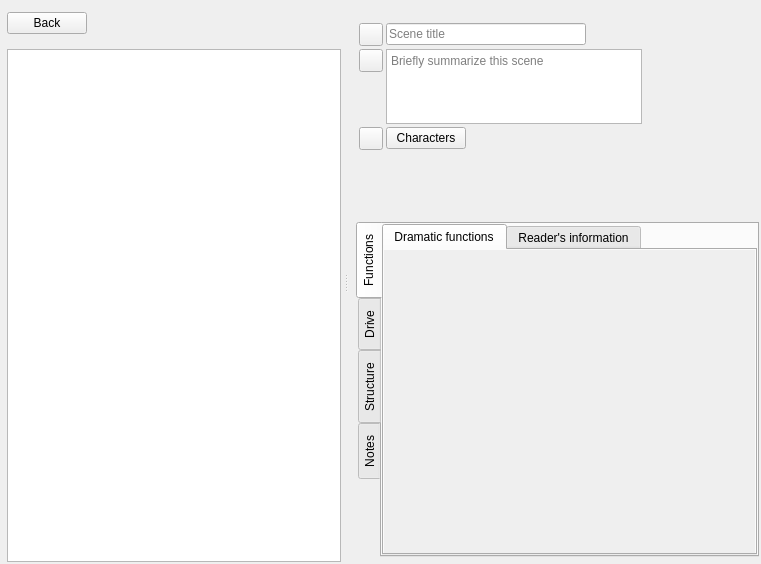
<?xml version="1.0" encoding="UTF-8"?>
<ui version="4.0">
 <class>SceneEditor</class>
 <widget class="QWidget" name="SceneEditor">
  <property name="geometry">
   <rect>
    <x>0</x>
    <y>0</y>
    <width>761</width>
    <height>564</height>
   </rect>
  </property>
  <property name="windowTitle">
   <string>Form</string>
  </property>
  <layout class="QVBoxLayout" name="verticalLayout_18">
   <property name="spacing">
    <number>10</number>
   </property>
   <property name="leftMargin">
    <number>7</number>
   </property>
   <property name="topMargin">
    <number>2</number>
   </property>
   <property name="rightMargin">
    <number>2</number>
   </property>
   <property name="bottomMargin">
    <number>2</number>
   </property>
   <item>
    <widget class="QSplitter" name="splitter">
     <property name="orientation">
      <enum>Qt::Horizontal</enum>
     </property>
     <property name="handleWidth">
      <number>10</number>
     </property>
     <property name="childrenCollapsible">
      <bool>false</bool>
     </property>
     <property name="framed" stdset="0">
      <bool>true</bool>
     </property>
     <widget class="QWidget" name="wdgSidebar" native="true">
      <layout class="QVBoxLayout" name="verticalLayout">
       <property name="spacing">
        <number>0</number>
       </property>
       <property name="topMargin">
        <number>1</number>
       </property>
       <item>
        <layout class="QHBoxLayout" name="horizontalLayout_8">
         <property name="leftMargin">
          <number>0</number>
         </property>
         <property name="topMargin">
          <number>9</number>
         </property>
         <property name="bottomMargin">
          <number>15</number>
         </property>
         <item alignment="Qt::AlignLeft">
          <widget class="ReturnButton" name="btnClose">
           <property name="sizePolicy">
            <sizepolicy hsizetype="Fixed" vsizetype="Fixed">
             <horstretch>0</horstretch>
             <verstretch>0</verstretch>
            </sizepolicy>
           </property>
           <property name="maximumSize">
            <size>
             <width>100</width>
             <height>16777215</height>
            </size>
           </property>
           <property name="cursor">
            <cursorShape>PointingHandCursor</cursorShape>
           </property>
           <property name="focusPolicy">
            <enum>Qt::ClickFocus</enum>
           </property>
           <property name="toolTip">
            <string>Go back</string>
           </property>
           <property name="text">
            <string>Back</string>
           </property>
           <property name="shortcut">
            <string>Return</string>
           </property>
          </widget>
         </item>
         <item>
          <spacer name="horizontalSpacer_7">
           <property name="orientation">
            <enum>Qt::Horizontal</enum>
           </property>
           <property name="sizeType">
            <enum>QSizePolicy::Preferred</enum>
           </property>
           <property name="sizeHint" stdset="0">
            <size>
             <width>40</width>
             <height>20</height>
            </size>
           </property>
          </spacer>
         </item>
        </layout>
       </item>
       <item>
        <widget class="ScenesTreeView" name="treeScenes">
         <property name="sizePolicy">
          <sizepolicy hsizetype="Preferred" vsizetype="Expanding">
           <horstretch>0</horstretch>
           <verstretch>0</verstretch>
          </sizepolicy>
         </property>
         <property name="focusPolicy">
          <enum>Qt::ClickFocus</enum>
         </property>
        </widget>
       </item>
      </layout>
     </widget>
     <widget class="QWidget" name="wdgEditor" native="true">
      <layout class="QVBoxLayout" name="verticalLayout_3">
       <property name="spacing">
        <number>0</number>
       </property>
       <property name="leftMargin">
        <number>5</number>
       </property>
       <property name="topMargin">
        <number>20</number>
       </property>
       <property name="bottomMargin">
        <number>5</number>
       </property>
       <item>
        <widget class="QWidget" name="wdgTop" native="true">
         <property name="sizePolicy">
          <sizepolicy hsizetype="Preferred" vsizetype="Maximum">
           <horstretch>0</horstretch>
           <verstretch>0</verstretch>
          </sizepolicy>
         </property>
         <layout class="QHBoxLayout" name="horizontalLayout_5">
          <property name="spacing">
           <number>2</number>
          </property>
          <property name="leftMargin">
           <number>1</number>
          </property>
          <property name="topMargin">
           <number>1</number>
          </property>
          <property name="rightMargin">
           <number>1</number>
          </property>
          <property name="bottomMargin">
           <number>1</number>
          </property>
          <item alignment="Qt::AlignTop">
           <widget class="CharacterAvatar" name="wdgPov" native="true"/>
          </item>
          <item>
           <widget class="QWidget" name="wdgTitleSynopsis" native="true">
            <layout class="QVBoxLayout" name="verticalLayout_2">
             <property name="spacing">
              <number>3</number>
             </property>
             <item>
              <layout class="QHBoxLayout" name="horizontalLayout_6">
               <property name="spacing">
                <number>3</number>
               </property>
               <item>
                <widget class="QToolButton" name="iconTitle">
                 <property name="text">
                  <string/>
                 </property>
                 <property name="transparent" stdset="0">
                  <bool>true</bool>
                 </property>
                </widget>
               </item>
               <item>
                <widget class="QLineEdit" name="lineTitle">
                 <property name="minimumSize">
                  <size>
                   <width>200</width>
                   <height>0</height>
                  </size>
                 </property>
                 <property name="maximumSize">
                  <size>
                   <width>250</width>
                   <height>16777215</height>
                  </size>
                 </property>
                 <property name="placeholderText">
                  <string>Scene title</string>
                 </property>
                 <property name="white-bg" stdset="0">
                  <bool>true</bool>
                 </property>
                 <property name="rounded" stdset="0">
                  <bool>true</bool>
                 </property>
                </widget>
               </item>
               <item>
                <spacer name="horizontalSpacer">
                 <property name="orientation">
                  <enum>Qt::Horizontal</enum>
                 </property>
                 <property name="sizeType">
                  <enum>QSizePolicy::MinimumExpanding</enum>
                 </property>
                 <property name="sizeHint" stdset="0">
                  <size>
                   <width>20</width>
                   <height>20</height>
                  </size>
                 </property>
                </spacer>
               </item>
              </layout>
             </item>
             <item>
              <layout class="QHBoxLayout" name="horizontalLayout_11">
               <property name="spacing">
                <number>3</number>
               </property>
               <item alignment="Qt::AlignTop">
                <widget class="QToolButton" name="iconSynopsis">
                 <property name="text">
                  <string/>
                 </property>
                 <property name="transparent" stdset="0">
                  <bool>true</bool>
                 </property>
                </widget>
               </item>
               <item alignment="Qt::AlignLeft|Qt::AlignTop">
                <widget class="QTextEdit" name="textSynopsis">
                 <property name="sizePolicy">
                  <sizepolicy hsizetype="Expanding" vsizetype="Preferred">
                   <horstretch>0</horstretch>
                   <verstretch>0</verstretch>
                  </sizepolicy>
                 </property>
                 <property name="minimumSize">
                  <size>
                   <width>200</width>
                   <height>75</height>
                  </size>
                 </property>
                 <property name="maximumSize">
                  <size>
                   <width>260</width>
                   <height>75</height>
                  </size>
                 </property>
                 <property name="verticalScrollBarPolicy">
                  <enum>Qt::ScrollBarAlwaysOff</enum>
                 </property>
                 <property name="horizontalScrollBarPolicy">
                  <enum>Qt::ScrollBarAlwaysOff</enum>
                 </property>
                 <property name="autoFormatting">
                  <set>QTextEdit::AutoBulletList</set>
                 </property>
                 <property name="tabChangesFocus">
                  <bool>true</bool>
                 </property>
                 <property name="placeholderText">
                  <string>Briefly summarize this scene</string>
                 </property>
                 <property name="rounded" stdset="0">
                  <bool>true</bool>
                 </property>
                 <property name="white-bg" stdset="0">
                  <bool>true</bool>
                 </property>
                </widget>
               </item>
               <item>
                <spacer name="horizontalSpacer_3">
                 <property name="orientation">
                  <enum>Qt::Horizontal</enum>
                 </property>
                 <property name="sizeType">
                  <enum>QSizePolicy::MinimumExpanding</enum>
                 </property>
                 <property name="sizeHint" stdset="0">
                  <size>
                   <width>20</width>
                   <height>20</height>
                  </size>
                 </property>
                </spacer>
               </item>
              </layout>
             </item>
             <item>
              <widget class="QWidget" name="wdgCharactersContainer" native="true">
               <layout class="QVBoxLayout" name="verticalLayout_12">
                <item alignment="Qt::AlignTop">
                 <widget class="QWidget" name="widget" native="true">
                  <property name="sizePolicy">
                   <sizepolicy hsizetype="Preferred" vsizetype="Maximum">
                    <horstretch>0</horstretch>
                    <verstretch>0</verstretch>
                   </sizepolicy>
                  </property>
                  <layout class="QHBoxLayout" name="horizontalLayout">
                   <property name="spacing">
                    <number>3</number>
                   </property>
                   <property name="leftMargin">
                    <number>0</number>
                   </property>
                   <property name="topMargin">
                    <number>0</number>
                   </property>
                   <property name="rightMargin">
                    <number>0</number>
                   </property>
                   <property name="bottomMargin">
                    <number>0</number>
                   </property>
                   <item>
                    <widget class="QToolButton" name="iconCharacters">
                     <property name="text">
                      <string/>
                     </property>
                     <property name="transparent" stdset="0">
                      <bool>true</bool>
                     </property>
                    </widget>
                   </item>
                   <item alignment="Qt::AlignTop">
                    <widget class="QPushButton" name="btnStageCharacterLabel">
                     <property name="cursor">
                      <cursorShape>PointingHandCursor</cursorShape>
                     </property>
                     <property name="text">
                      <string>Characters</string>
                     </property>
                     <property name="transparent" stdset="0">
                      <bool>true</bool>
                     </property>
                    </widget>
                   </item>
                   <item>
                    <spacer name="horizontalSpacer_6">
                     <property name="orientation">
                      <enum>Qt::Horizontal</enum>
                     </property>
                     <property name="sizeHint" stdset="0">
                      <size>
                       <width>40</width>
                       <height>20</height>
                      </size>
                     </property>
                    </spacer>
                   </item>
                  </layout>
                 </widget>
                </item>
                <item>
                 <widget class="QWidget" name="widget_2" native="true">
                  <layout class="QHBoxLayout" name="horizontalLayout_3">
                   <property name="spacing">
                    <number>0</number>
                   </property>
                   <property name="leftMargin">
                    <number>24</number>
                   </property>
                   <property name="topMargin">
                    <number>0</number>
                   </property>
                   <property name="rightMargin">
                    <number>0</number>
                   </property>
                   <property name="bottomMargin">
                    <number>0</number>
                   </property>
                   <item>
                    <widget class="LabelsWidget" name="wdgCharacters" native="true">
                     <property name="sizePolicy">
                      <sizepolicy hsizetype="Expanding" vsizetype="Maximum">
                       <horstretch>0</horstretch>
                       <verstretch>0</verstretch>
                      </sizepolicy>
                     </property>
                     <property name="minimumSize">
                      <size>
                       <width>0</width>
                       <height>45</height>
                      </size>
                     </property>
                    </widget>
                   </item>
                  </layout>
                 </widget>
                </item>
               </layout>
              </widget>
             </item>
            </layout>
           </widget>
          </item>
         </layout>
        </widget>
       </item>
       <item>
        <widget class="QWidget" name="wdgMidbar" native="true">
         <layout class="QHBoxLayout" name="horizontalLayout_2">
          <property name="spacing">
           <number>10</number>
          </property>
          <property name="leftMargin">
           <number>15</number>
          </property>
          <property name="topMargin">
           <number>1</number>
          </property>
          <property name="rightMargin">
           <number>0</number>
          </property>
          <property name="bottomMargin">
           <number>5</number>
          </property>
          <item>
           <widget class="QWidget" name="wdgStorylines" native="true"/>
          </item>
          <item>
           <spacer name="horizontalSpacer_2">
            <property name="orientation">
             <enum>Qt::Horizontal</enum>
            </property>
            <property name="sizeHint" stdset="0">
             <size>
              <width>40</width>
              <height>20</height>
             </size>
            </property>
           </spacer>
          </item>
         </layout>
        </widget>
       </item>
       <item>
        <widget class="QStackedWidget" name="stackedWidget">
         <widget class="QWidget" name="pageEditor">
          <layout class="QVBoxLayout" name="verticalLayout_4">
           <property name="spacing">
            <number>0</number>
           </property>
           <property name="leftMargin">
            <number>0</number>
           </property>
           <property name="topMargin">
            <number>0</number>
           </property>
           <property name="rightMargin">
            <number>0</number>
           </property>
           <property name="bottomMargin">
            <number>0</number>
           </property>
           <item>
            <widget class="QTabWidget" name="tabWidget">
             <property name="tabPosition">
              <enum>QTabWidget::West</enum>
             </property>
             <property name="currentIndex">
              <number>0</number>
             </property>
             <property name="transparent" stdset="0">
              <bool>true</bool>
             </property>
             <widget class="QWidget" name="tabFunctions">
              <property name="sizePolicy">
               <sizepolicy hsizetype="Preferred" vsizetype="Expanding">
                <horstretch>0</horstretch>
                <verstretch>0</verstretch>
               </sizepolicy>
              </property>
              <property name="relaxed-white-bg" stdset="0">
               <bool>false</bool>
              </property>
              <property name="bg" stdset="0">
               <bool>true</bool>
              </property>
              <attribute name="title">
               <string>Functions</string>
              </attribute>
              <layout class="QVBoxLayout" name="verticalLayout_17">
               <property name="spacing">
                <number>0</number>
               </property>
               <property name="leftMargin">
                <number>0</number>
               </property>
               <property name="topMargin">
                <number>0</number>
               </property>
               <property name="rightMargin">
                <number>0</number>
               </property>
               <property name="bottomMargin">
                <number>0</number>
               </property>
               <item>
                <widget class="QTabWidget" name="tabWidgetFunctions">
                 <property name="currentIndex">
                  <number>0</number>
                 </property>
                 <property name="centered" stdset="0">
                  <bool>true</bool>
                 </property>
                 <property name="transparent" stdset="0">
                  <bool>true</bool>
                 </property>
                 <widget class="QWidget" name="tabDramaticFunctions">
                  <attribute name="title">
                   <string>Dramatic functions</string>
                  </attribute>
                  <layout class="QVBoxLayout" name="verticalLayout_5">
                   <property name="spacing">
                    <number>0</number>
                   </property>
                   <property name="leftMargin">
                    <number>0</number>
                   </property>
                   <property name="topMargin">
                    <number>0</number>
                   </property>
                   <property name="rightMargin">
                    <number>0</number>
                   </property>
                   <property name="bottomMargin">
                    <number>0</number>
                   </property>
                   <item>
                    <widget class="QScrollArea" name="scrollArea">
                     <property name="frameShape">
                      <enum>QFrame::NoFrame</enum>
                     </property>
                     <property name="widgetResizable">
                      <bool>true</bool>
                     </property>
                     <widget class="QWidget" name="scrollAreaWidgetDramaticFunctions">
                      <property name="geometry">
                       <rect>
                        <x>0</x>
                        <y>0</y>
                        <width>367</width>
                        <height>257</height>
                       </rect>
                      </property>
                      <property name="muted-bg" stdset="0">
                       <bool>true</bool>
                      </property>
                      <layout class="QVBoxLayout" name="verticalLayout_16">
                       <property name="spacing">
                        <number>3</number>
                       </property>
                       <property name="leftMargin">
                        <number>2</number>
                       </property>
                       <property name="topMargin">
                        <number>2</number>
                       </property>
                       <property name="rightMargin">
                        <number>2</number>
                       </property>
                       <property name="bottomMargin">
                        <number>2</number>
                       </property>
                      </layout>
                     </widget>
                    </widget>
                   </item>
                  </layout>
                 </widget>
                 <widget class="QWidget" name="tabInformationFunctions">
                  <property name="muted-bg" stdset="0">
                   <bool>true</bool>
                  </property>
                  <attribute name="title">
                   <string>Reader's information</string>
                  </attribute>
                  <layout class="QVBoxLayout" name="verticalLayout_19"/>
                 </widget>
                </widget>
               </item>
              </layout>
             </widget>
             <widget class="QWidget" name="tabDrive">
              <property name="sizePolicy">
               <sizepolicy hsizetype="Preferred" vsizetype="Expanding">
                <horstretch>0</horstretch>
                <verstretch>0</verstretch>
               </sizepolicy>
              </property>
              <property name="relaxed-white-bg" stdset="0">
               <bool>true</bool>
              </property>
              <attribute name="title">
               <string>Drive</string>
              </attribute>
              <layout class="QVBoxLayout" name="verticalLayout_8">
               <property name="spacing">
                <number>0</number>
               </property>
               <property name="leftMargin">
                <number>0</number>
               </property>
               <property name="topMargin">
                <number>0</number>
               </property>
               <property name="rightMargin">
                <number>0</number>
               </property>
               <property name="bottomMargin">
                <number>0</number>
               </property>
               <item>
                <widget class="QTabWidget" name="tabWidgetDrive">
                 <property name="currentIndex">
                  <number>0</number>
                 </property>
                 <property name="centered" stdset="0">
                  <bool>true</bool>
                 </property>
                 <widget class="QWidget" name="tabAgency">
                  <property name="sizePolicy">
                   <sizepolicy hsizetype="Preferred" vsizetype="Expanding">
                    <horstretch>0</horstretch>
                    <verstretch>0</verstretch>
                   </sizepolicy>
                  </property>
                  <property name="relaxed-white-bg" stdset="0">
                   <bool>true</bool>
                  </property>
                  <attribute name="title">
                   <string>Character agency</string>
                  </attribute>
                  <layout class="QVBoxLayout" name="verticalLayout_13">
                   <property name="spacing">
                    <number>0</number>
                   </property>
                   <property name="leftMargin">
                    <number>0</number>
                   </property>
                   <property name="topMargin">
                    <number>0</number>
                   </property>
                   <property name="rightMargin">
                    <number>0</number>
                   </property>
                   <property name="bottomMargin">
                    <number>0</number>
                   </property>
                   <item>
                    <widget class="QScrollArea" name="scrollArea_2">
                     <property name="frameShape">
                      <enum>QFrame::NoFrame</enum>
                     </property>
                     <property name="widgetResizable">
                      <bool>true</bool>
                     </property>
                     <property name="relaxed-white-bg" stdset="0">
                      <bool>false</bool>
                     </property>
                     <widget class="QWidget" name="scrollAgency">
                      <property name="geometry">
                       <rect>
                        <x>0</x>
                        <y>0</y>
                        <width>367</width>
                        <height>257</height>
                       </rect>
                      </property>
                      <property name="relaxed-white" stdset="0">
                       <bool>true</bool>
                      </property>
                      <property name="relaxed-white-bg" stdset="0">
                       <bool>true</bool>
                      </property>
                      <layout class="QVBoxLayout" name="verticalLayout_9"/>
                     </widget>
                    </widget>
                   </item>
                  </layout>
                 </widget>
                 <widget class="QWidget" name="tabCuriosity">
                  <property name="sizePolicy">
                   <sizepolicy hsizetype="Preferred" vsizetype="Expanding">
                    <horstretch>0</horstretch>
                    <verstretch>0</verstretch>
                   </sizepolicy>
                  </property>
                  <property name="relaxed-white-bg" stdset="0">
                   <bool>true</bool>
                  </property>
                  <attribute name="title">
                   <string>Reader's curiosity</string>
                  </attribute>
                  <layout class="QVBoxLayout" name="verticalLayout_14">
                   <property name="spacing">
                    <number>0</number>
                   </property>
                   <property name="leftMargin">
                    <number>0</number>
                   </property>
                   <property name="topMargin">
                    <number>0</number>
                   </property>
                   <property name="rightMargin">
                    <number>0</number>
                   </property>
                   <property name="bottomMargin">
                    <number>0</number>
                   </property>
                  </layout>
                 </widget>
                 <widget class="QWidget" name="tabInformation">
                  <property name="sizePolicy">
                   <sizepolicy hsizetype="Preferred" vsizetype="Expanding">
                    <horstretch>0</horstretch>
                    <verstretch>0</verstretch>
                   </sizepolicy>
                  </property>
                  <property name="relaxed-white-bg" stdset="0">
                   <bool>true</bool>
                  </property>
                  <attribute name="title">
                   <string>Reader's information</string>
                  </attribute>
                  <layout class="QVBoxLayout" name="verticalLayout_15">
                   <property name="spacing">
                    <number>0</number>
                   </property>
                   <property name="leftMargin">
                    <number>0</number>
                   </property>
                   <property name="topMargin">
                    <number>0</number>
                   </property>
                   <property name="rightMargin">
                    <number>0</number>
                   </property>
                   <property name="bottomMargin">
                    <number>0</number>
                   </property>
                  </layout>
                 </widget>
                </widget>
               </item>
              </layout>
             </widget>
             <widget class="QWidget" name="tabStructure">
              <property name="sizePolicy">
               <sizepolicy hsizetype="Preferred" vsizetype="Expanding">
                <horstretch>0</horstretch>
                <verstretch>0</verstretch>
               </sizepolicy>
              </property>
              <property name="relaxed-white-bg" stdset="0">
               <bool>true</bool>
              </property>
              <attribute name="title">
               <string>Structure</string>
              </attribute>
              <layout class="QVBoxLayout" name="verticalLayout_6">
               <property name="spacing">
                <number>0</number>
               </property>
               <property name="leftMargin">
                <number>0</number>
               </property>
               <property name="topMargin">
                <number>0</number>
               </property>
               <property name="rightMargin">
                <number>0</number>
               </property>
               <property name="bottomMargin">
                <number>0</number>
               </property>
              </layout>
             </widget>
             <widget class="QWidget" name="tabNotes">
              <property name="relaxed-white-bg" stdset="0">
               <bool>true</bool>
              </property>
              <attribute name="title">
               <string>Notes</string>
              </attribute>
              <layout class="QVBoxLayout" name="verticalLayout_7">
               <property name="spacing">
                <number>0</number>
               </property>
               <property name="leftMargin">
                <number>0</number>
               </property>
               <property name="topMargin">
                <number>15</number>
               </property>
               <property name="rightMargin">
                <number>0</number>
               </property>
               <property name="bottomMargin">
                <number>0</number>
               </property>
               <item>
                <widget class="DocumentTextEditor" name="textNotes" native="true"/>
               </item>
              </layout>
             </widget>
            </widget>
           </item>
          </layout>
         </widget>
         <widget class="QWidget" name="pagePurpose">
          <property name="relaxed-white-bg" stdset="0">
           <bool>true</bool>
          </property>
          <layout class="QVBoxLayout" name="verticalLayout_10">
           <property name="spacing">
            <number>0</number>
           </property>
           <property name="leftMargin">
            <number>10</number>
           </property>
           <property name="topMargin">
            <number>10</number>
           </property>
           <property name="rightMargin">
            <number>10</number>
           </property>
           <property name="bottomMargin">
            <number>0</number>
           </property>
          </layout>
         </widget>
         <widget class="QWidget" name="pageOutcome">
          <layout class="QVBoxLayout" name="verticalLayout_11">
           <property name="spacing">
            <number>0</number>
           </property>
           <property name="leftMargin">
            <number>10</number>
           </property>
           <property name="topMargin">
            <number>10</number>
           </property>
           <property name="rightMargin">
            <number>10</number>
           </property>
           <property name="bottomMargin">
            <number>0</number>
           </property>
          </layout>
         </widget>
        </widget>
       </item>
      </layout>
     </widget>
    </widget>
   </item>
  </layout>
 </widget>
 <layoutdefault spacing="0" margin="0"/>
 <layoutfunction spacing="0" margin="0"/>
 <customwidgets>
  <customwidget>
   <class>ScenesTreeView</class>
   <extends>QTreeView</extends>
   <header>plotlyst.view.widget.scene</header>
  </customwidget>
  <customwidget>
   <class>DocumentTextEditor</class>
   <extends>QWidget</extends>
   <header>plotlyst.view.widget.input</header>
  </customwidget>
  <customwidget>
   <class>CharacterAvatar</class>
   <extends>QWidget</extends>
   <header>plotlyst.view.widget.characters</header>
  </customwidget>
  <customwidget>
   <class>ReturnButton</class>
   <extends>QPushButton</extends>
   <header>plotlyst.view.widget.button</header>
  </customwidget>
  <customwidget>
   <class>LabelsWidget</class>
   <extends>QWidget</extends>
   <header>plotlyst.view.widget.labels</header>
   <container>1</container>
  </customwidget>
 </customwidgets>
 <resources/>
 <connections/>
</ui>
